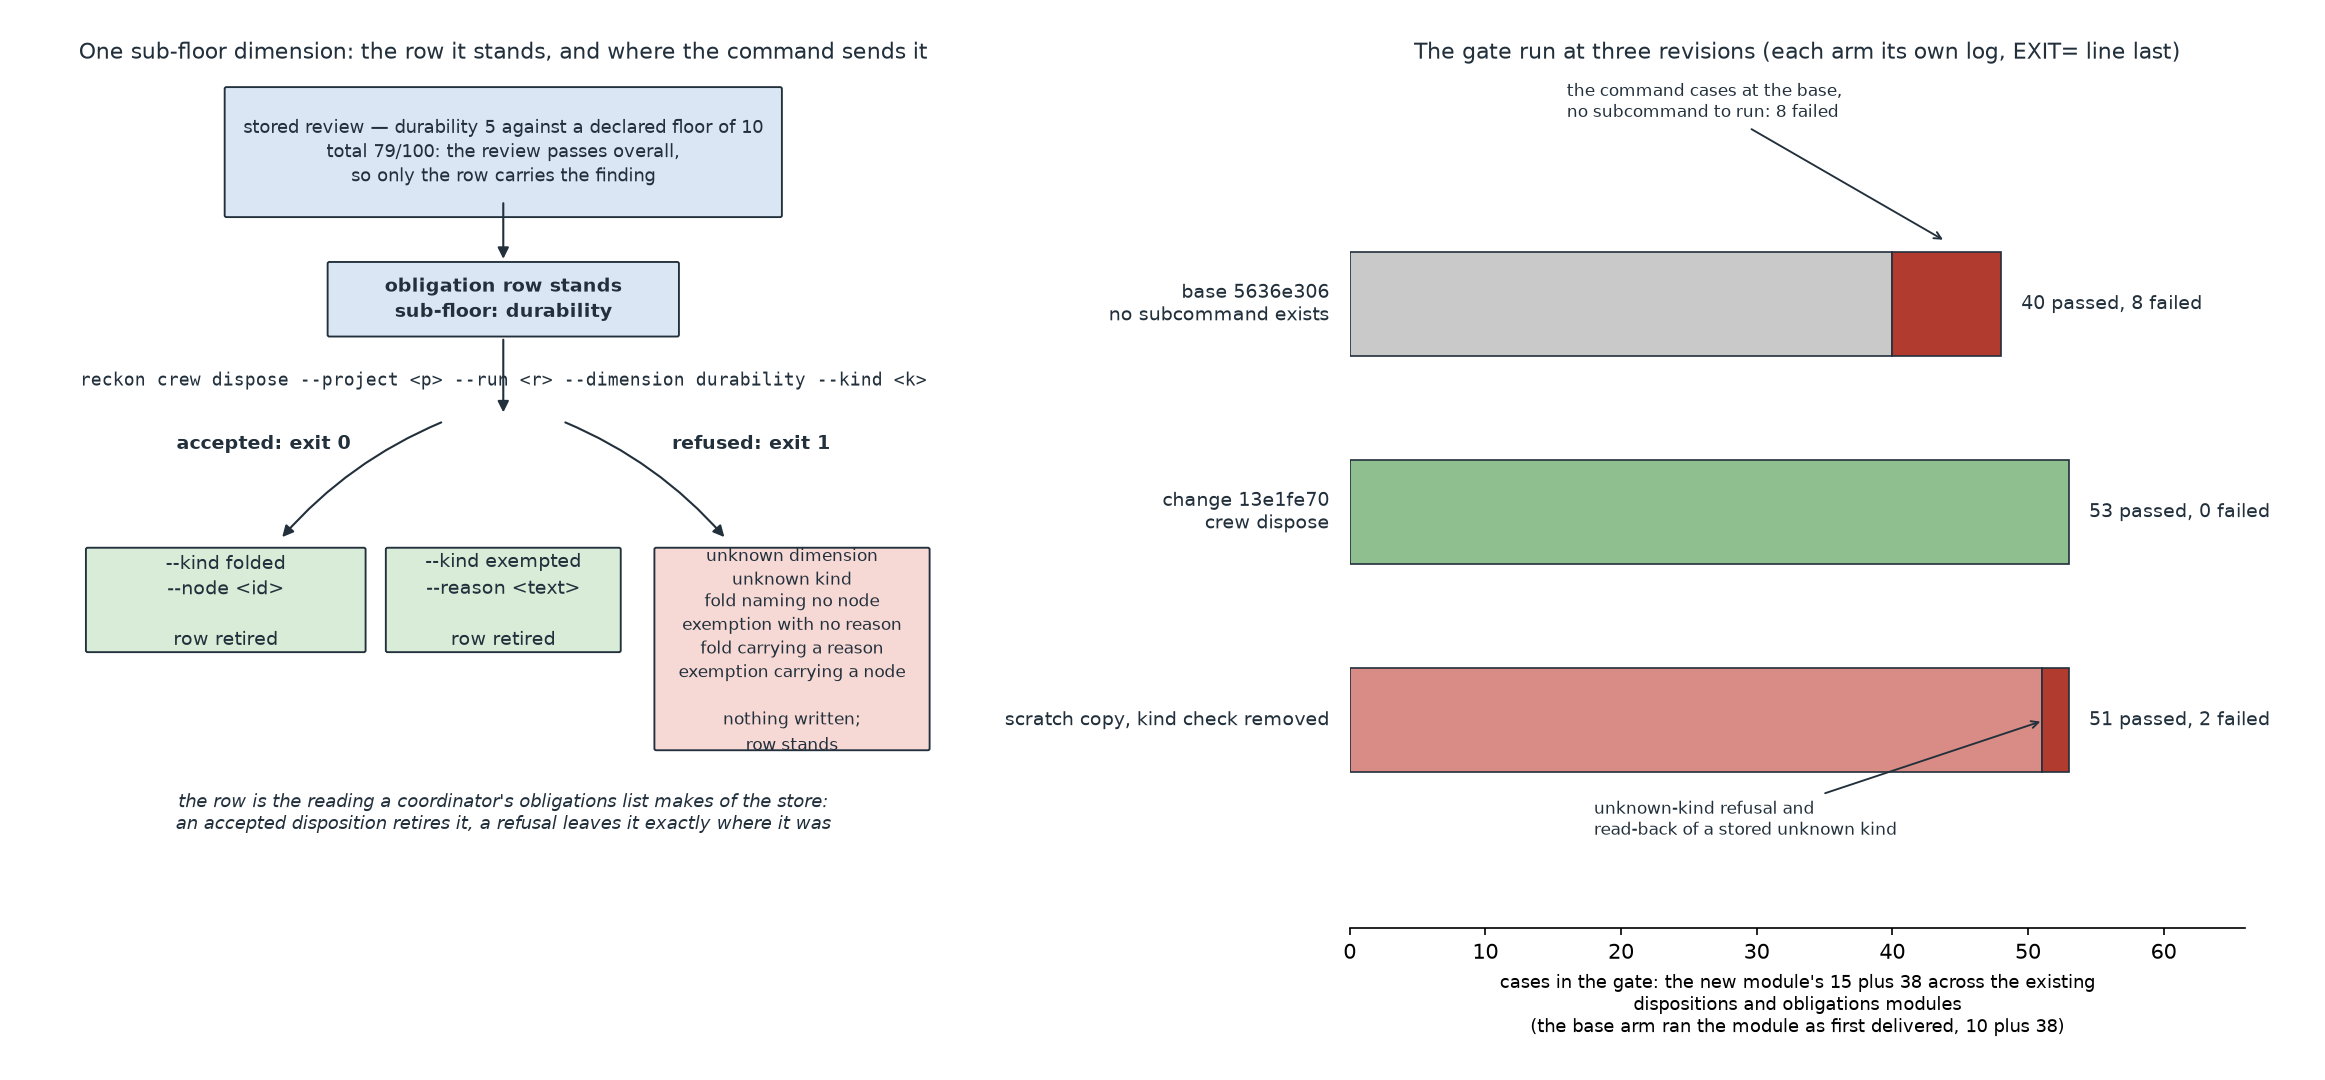

This figure's Python source:
"""Draw the disposition lifecycle beside the three measured arms.

Left panel: where an obligation row goes when the command accepts or refuses.
Right panel: the same gate run against the given base, the change, and a scratch
copy whose read-back no longer checks the kind.

Run: <repo>/.venv/bin/python disposition_lifecycle_and_arm_outcomes.py
"""

from __future__ import annotations

import pathlib

import matplotlib

matplotlib.use("Agg")

import matplotlib.pyplot as plt
from matplotlib.patches import FancyArrowPatch, FancyBboxPatch

HERE = pathlib.Path(__file__).resolve().parent

ACCEPT = "#d8ecd8"
REFUSE = "#f6d8d5"
ROW = "#dbe6f4"
INK = "#22303c"


def _box(ax, x, y, w, h, text, *, face, size=9.0, weight="normal"):
    ax.add_patch(
        FancyBboxPatch(
            (x, y),
            w,
            h,
            boxstyle="round,pad=0.012,rounding_size=0.02",
            linewidth=0.9,
            edgecolor=INK,
            facecolor=face,
        )
    )
    ax.text(
        x + w / 2,
        y + h / 2,
        text,
        ha="center",
        va="center",
        fontsize=size,
        color=INK,
        weight=weight,
        linespacing=1.35,
    )


def _arrow(ax, start, end, *, label="", rad=0.0, size=8.5):
    ax.add_patch(
        FancyArrowPatch(
            start,
            end,
            arrowstyle="-|>",
            mutation_scale=11,
            linewidth=1.0,
            color=INK,
            connectionstyle=f"arc3,rad={rad}",
        )
    )
    if label:
        ax.text(
            (start[0] + end[0]) / 2,
            (start[1] + end[1]) / 2,
            label,
            ha="center",
            va="center",
            fontsize=size,
            color=INK,
            backgroundcolor="white",
        )


def draw_lifecycle(ax) -> None:
    ax.set_xlim(0, 10)
    ax.set_ylim(0, 10)
    ax.axis("off")
    ax.set_title(
        "One sub-floor dimension: the row it stands, and where the command sends it",
        fontsize=10.5,
        color=INK,
        pad=8,
    )

    _box(
        ax,
        1.9,
        8.35,
        6.2,
        1.5,
        "stored review — durability 5 against a declared floor of 10\n"
        "total 79/100: the review passes overall,\n"
        "so only the row carries the finding",
        face=ROW,
        size=8.6,
    )
    _box(
        ax,
        3.05,
        6.95,
        3.9,
        0.85,
        "obligation row stands\nsub-floor: durability",
        face=ROW,
        weight="bold",
    )
    _arrow(ax, (5.0, 8.55), (5.0, 7.8))

    ax.text(
        5.0,
        6.42,
        "reckon crew dispose --project <p> --run <r> --dimension durability --kind <k>",
        ha="center",
        va="center",
        fontsize=8.6,
        color=INK,
        family="monospace",
    )
    _arrow(ax, (5.0, 6.95), (5.0, 6.0))

    _arrow(ax, (4.35, 5.95), (2.5, 4.55), rad=0.12)
    _arrow(ax, (5.65, 5.95), (7.5, 4.55), rad=-0.12)
    ax.text(1.35, 5.62, "accepted: exit 0", fontsize=9, color=INK, weight="bold")
    ax.text(
        8.65, 5.62, "refused: exit 1", fontsize=9, color=INK, weight="bold", ha="right"
    )

    _box(
        ax,
        0.35,
        3.25,
        3.1,
        1.2,
        "--kind folded\n--node <id>\n\nrow retired",
        face=ACCEPT,
    )
    _box(
        ax,
        3.7,
        3.25,
        2.6,
        1.2,
        "--kind exempted\n--reason <text>\n\nrow retired",
        face=ACCEPT,
    )

    _box(
        ax,
        6.7,
        2.1,
        3.05,
        2.35,
        "unknown dimension\n"
        "unknown kind\n"
        "fold naming no node\n"
        "exemption with no reason\n"
        "fold carrying a reason\n"
        "exemption carrying a node\n"
        "\n"
        "nothing written;\nrow stands",
        face=REFUSE,
        size=8.4,
    )
    ax.text(
        5.0,
        1.35,
        "the row is the reading a coordinator's obligations list makes of the store:\n"
        "an accepted disposition retires it, a refusal leaves it exactly where it was",
        ha="center",
        va="center",
        fontsize=8.6,
        color=INK,
        style="italic",
    )


def draw_arms(ax) -> None:
    arms = [
        ("base 5636e306\nno subcommand exists", 40, 8, "#c9c9c9"),
        ("change 13e1fe70\ncrew dispose", 53, 0, "#8fbf8f"),
        ("scratch copy, kind check removed", 51, 2, "#d98c85"),
    ]
    ys = [2.0, 1.0, 0.0]
    for (label, passed, failed, colour), y in zip(arms, ys, strict=True):
        ax.barh(y, passed, color=colour, height=0.5, edgecolor=INK, linewidth=0.8)
        if failed:
            ax.barh(
                y,
                failed,
                left=passed,
                color="#b23b30",
                height=0.5,
                edgecolor=INK,
                linewidth=0.8,
            )
        ax.text(-1.5, y, label, ha="right", va="center", fontsize=9, color=INK)
        ax.text(
            passed + failed + 1.5,
            y,
            f"{passed} passed, {failed} failed",
            ha="left",
            va="center",
            fontsize=9,
            color=INK,
        )

    ax.annotate(
        "the command cases at the base,\nno subcommand to run: 8 failed",
        xy=(44, 2.3),
        xytext=(16, 2.9),
        fontsize=8.4,
        color=INK,
        arrowprops={"arrowstyle": "->", "color": INK, "linewidth": 0.9},
    )
    ax.annotate(
        "unknown-kind refusal and\nread-back of a stored unknown kind",
        xy=(51.2, 0.0),
        xytext=(18, -0.55),
        fontsize=8.4,
        color=INK,
        arrowprops={"arrowstyle": "->", "color": INK, "linewidth": 0.9},
    )

    ax.set_xlim(0, 66)
    ax.set_ylim(-1.0, 3.1)
    ax.set_yticks([])
    ax.set_xlabel(
        "cases in the gate: the new module's 15 plus 38 across the existing\n"
        "dispositions and obligations modules\n"
        "(the base arm ran the module as first delivered, 10 plus 38)",
        fontsize=8.8,
    )
    ax.set_title(
        "The gate run at three revisions (each arm its own log, EXIT= line last)",
        fontsize=10.5,
        color=INK,
        pad=8,
    )
    for side in ("top", "right", "left"):
        ax.spines[side].set_visible(False)


def main() -> None:
    fig, (left, right) = plt.subplots(1, 2, figsize=(15.5, 7.2), dpi=150)
    draw_lifecycle(left)
    draw_arms(right)
    fig.tight_layout(pad=2.0)
    out = HERE / "disposition_lifecycle_and_arm_outcomes.png"
    fig.savefig(out, facecolor="white")
    print(f"wrote {out}")


if __name__ == "__main__":
    main()
